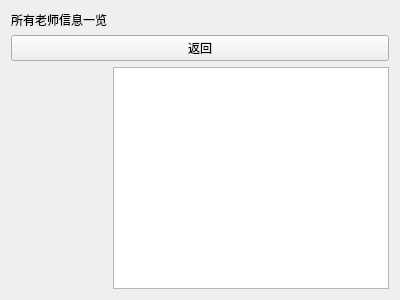
<?xml version="1.0" encoding="UTF-8"?>
<ui version="4.0">
 <class>showteacher</class>
 <widget class="QWidget" name="showteacher">
  <property name="geometry">
   <rect>
    <x>0</x>
    <y>0</y>
    <width>400</width>
    <height>300</height>
   </rect>
  </property>
  <property name="windowTitle">
   <string>Form</string>
  </property>
  <layout class="QGridLayout" name="gridLayout">
   <item row="0" column="0">
    <widget class="QLabel" name="label">
     <property name="text">
      <string>所有老师信息一览</string>
     </property>
    </widget>
   </item>
   <item row="1" column="0" colspan="2">
    <widget class="QPushButton" name="pushButton">
     <property name="text">
      <string>返回</string>
     </property>
    </widget>
   </item>
   <item row="2" column="1">
    <widget class="QTableView" name="tableView"/>
   </item>
  </layout>
 </widget>
 <resources/>
 <connections/>
</ui>
